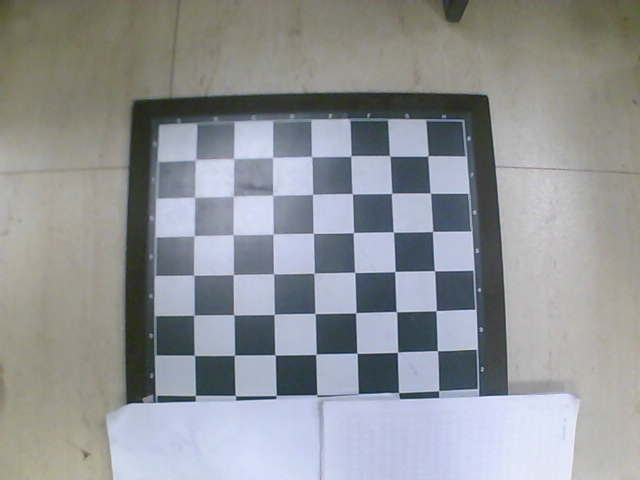
#> input picture camera_dist/pic/Cameras/Camera_1/img/10.jpg, 640 x 480 px; its folder holds only this picture in this run
$ python evaluate_row_col_distortion.py
#> lines starting #> are read from the running program, lines starting #| are printed output that depends on the picture; after the words box and inside, x2 and y2 are one past the last pixel; in counts of white or black regions, pixels touching at a corner belong together; long printed decimals are rounded
import os
import glob
import cv2
from calibrate_helper import Calibrator
import numpy as np
import math

#Camera_1: 方差变大的index:5,21,25  不可检测的图片index：15,16


def main(rel_index):

    #v1去畸之前的方差，v2去畸之后的方差
#> called with rel_index = 0
    v1 = 0
    v2 = 0

    # 论文中使用的是可视化样例fig7
    index = rel_index

    # [4 lines of commented-out code are left out]
    shape_inner_corner = (6,7)
    w, h = shape_inner_corner
    # img_dir = "./pic/My_img"
    img_dir = "./pic/Cameras/Camera_1/img"
    img_paths = []
    points_pixel = []
    col_len = []
    row_len = []
    for extension in ["jpg", "png", "jpeg"]:
        img_paths += glob.glob(os.path.join(img_dir, "*.{}".format(extension)))
    # assert len(img_paths), "No images for calibration found!"
    img = cv2.imread(img_paths[index])
#> img is the input picture: shape (480, 640, 3); mean B, G, R 151, 148, 145.3
    cv2.imshow("img",img)
    cv2.waitKey(10)
    gray_img = cv2.cvtColor(img, cv2.COLOR_BGR2GRAY)
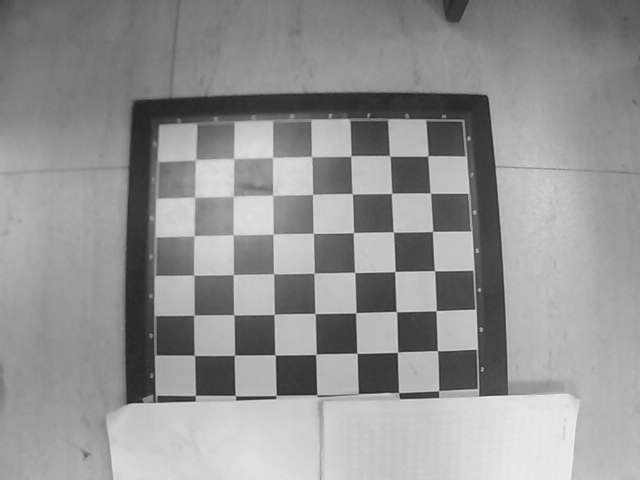
#> gray_img: shape (480, 640); min 26, max 243, mean 147.5
    # cv2.imshow("img",img)
    # cv2.waitKey(1000)
        # find the corners, cp_img: corner points in pixel space
    # ret, cp_img = cv2.findChessboardCorners(gray_img, (w, h), None)
    ret, cp_img = cv2.findChessboardCorners(gray_img, (w, h), flags=cv2.CALIB_CB_ADAPTIVE_THRESH + cv2.CALIB_CB_EXHAUSTIVE)
#> ret = True; cp_img = 42 rows, first 8: [427.9, 155.8], [430.3, 193.2], [432.5, 231.4], [434.6, 270.8], [436.1, 310.7], [437.4, 350.8], [389.8, 155.7], [391.8, 193.2]
        # if ret is True, save
    if ret:
        # cv2.cornerSubPix(gray_img, cp_img, (11,11), (-1,-1), criteria)
        points_pixel.append(cp_img)
        # view the corners
        cv2.drawChessboardCorners(img, (w, h), cp_img, ret)
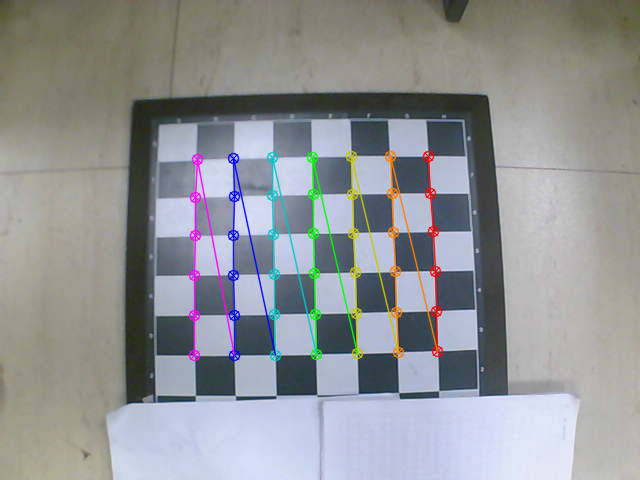
#> img: shape (480, 640, 3); 3.61% of pixels changed, all inside (x1, y1, x2, y2) = (188, 150, 444, 362)
        cv2.imshow('FoundCorners', img)
        cv2.waitKey(10)
    f_point = [0, 0]
    s_point = [0, 0]
    count = 0
    for i in range(w):
        for j in range(h):
            idx = j*6 + i
            if j == 0:
                f_point[0] = points_pixel[0][idx][0][0]
                f_point[1] = points_pixel[0][idx][0][1]
                continue
            s_point[0] = points_pixel[0][idx][0][0]
            s_point[1] = points_pixel[0][idx][0][1]
            tmp_len = math.sqrt((f_point[0]-s_point[0])*(f_point[0]-s_point[0])+(f_point[1]-s_point[1])*(f_point[1]-s_point[1]))
            row_len.append(tmp_len)
            f_point[0] = s_point[0]
            f_point[1] = s_point[1]
            count += 1
#> after the loop, count = 36; f_point = [194.3, 355.4]; row_len = 36 values, max 41.19 at index 32, min 36.66 at index 5, mean 39.76; s_point = [194.3, 355.4]

    f_point = [0, 0]
    s_point = [0, 0]
    for i in range(w*h):
        if (i+1)%w == 1:
            f_point[0] = points_pixel[0][i][0][0]
            f_point[1] = points_pixel[0][i][0][1]
            continue
        s_point[0] = points_pixel[0][i][0][0]
        s_point[1] = points_pixel[0][i][0][1]
        tmp_len = math.sqrt((f_point[0]-s_point[0])*(f_point[0]-s_point[0])+(f_point[1]-s_point[1])*(f_point[1]-s_point[1]))
        col_len.append(tmp_len)
        f_point[0] = s_point[0]
        f_point[1] = s_point[1]
#> this loop made 42 passes
#> tmp_len on passes 2, 3, 4, 5, 6, 8, 9, 10, 11, 12, 14, 15: 37.48, 38.25, 39.48, 39.95, 40.04, 37.54, 38.75, 39.46, 40.32, 40.48, 38.34, 38.85
#> after the loop, col_len = 35 values, max 40.84 at index 19, min 37.48 at index 0, mean 39.39

    print(len(row_len))
#| 36
    print(len(col_len))
#| 35

    e_row = 0
    for i in range(len(row_len)):
        e_row += row_len[i]
#> this loop made 36 passes
#> e_row on passes 1 to 12: 38.07, 76.77, 116.3, 155.5, 194.5, 231.2, 269.8, 309.1, 348.9, 389.6, 428, 467
#> after the loop, e_row = 1431.3
    e_row /= len(row_len)
#> e_row = 39.76

    e_col = 0
    for i in range(len(col_len)):
        e_col += col_len[i]
#> this loop made 35 passes
#> e_col on passes 1 to 12: 37.48, 75.73, 115.2, 155.2, 195.2, 232.7, 271.5, 311, 351.3, 391.8, 430.1, 468.9
#> after the loop, e_col = 1378.6
    e_col /= len(col_len)
#> e_col = 39.39

    v_row = 0
    for i in range(len(row_len)):
        v_row += (row_len[i]-e_row)*(row_len[i]-e_row)
#> this loop made 36 passes
#> v_row on passes 1 to 12: 2.86, 3.97, 4.02, 4.37, 4.85, 14.46, 15.84, 16.07, 16.08, 16.91, 18.61, 19.14
#> after the loop, v_row = 32.33
    v_row /= len(row_len)
#> v_row = 0.898

    v_col = 0
    for i in range(len(col_len)):
        v_col += (col_len[i]-e_col)*(col_len[i]-e_col)
#> this loop made 35 passes
#> v_col on passes 1 to 12: 3.62, 4.92, 4.93, 5.25, 5.67, 9.08, 9.49, 9.5, 10.37, 11.57, 12.66, 12.96
#> after the loop, v_col = 36.34
    v_col /= len(col_len)
#> v_col = 1.04

    print('e:', e_row)
#| e: 39.759
    print('v:', v_row)
#| v: 0.8981
    print('e:', e_col)
#| e: 39.388
    print('v:', v_col)
#| v: 1.038

    v1 = (v_row + v_col) / 2
#> v1 = 0.968

    # img_dir = "./pic/IR_camera_calib_img"
    # img_dir = "./pic/IR_dedistortion"
    # img_dir = "./pic/My_img_dedistortion"
    img_dir = "./pic/Cameras/Camera_1/img_dist"
    img_paths = []
    points_pixel = []
    row_len = []
    col_len = []
    for extension in ["jpg", "png", "jpeg"]:
        img_paths += glob.glob(os.path.join(img_dir, "*.{}".format(extension)))
#> (the run stopped early here; a loop or call above may not have finished)

$ run again, on camera_dist/pic/Cameras/Camera_1/img/2.jpg
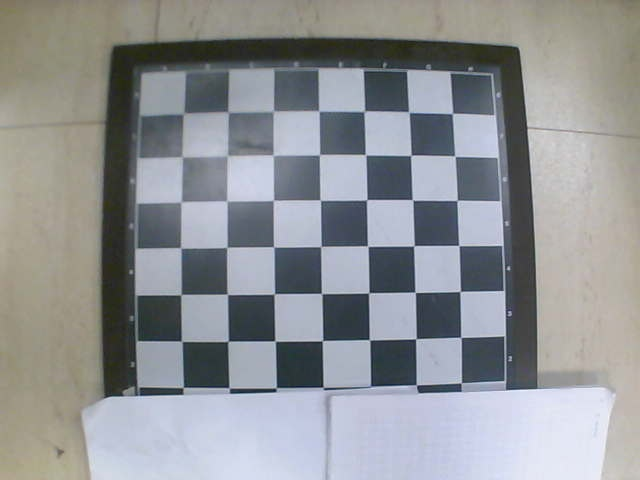
#> input picture camera_dist/pic/Cameras/Camera_1/img/2.jpg, 640 x 480 px
#> in main, img is the input picture: shape (480, 640, 3); mean B, G, R 149.2, 146.4, 143.9
#> in main, `gray_img = cv2.cvtColor(img, cv2.COLOR_BGR2GRAY)`:
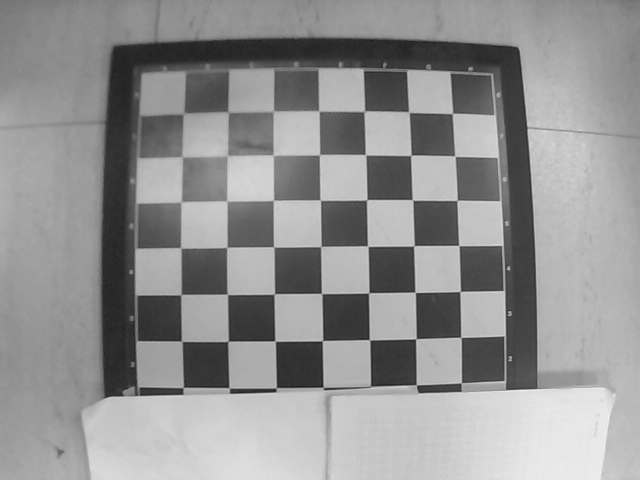
#> gray_img: shape (480, 640); min 22, max 248, mean 146
#> ret = True; cp_img = 42 rows, first 8: [452.3, 113.5], [454.9, 156.1], [457.1, 200.5], [458.8, 245.5], [460, 291.5], [460.8, 337.5], [408.7, 112.1], [411.1, 155.3]
#> in main, `cv2.drawChessboardCorners(img, (w, h), cp_img, ret)`:
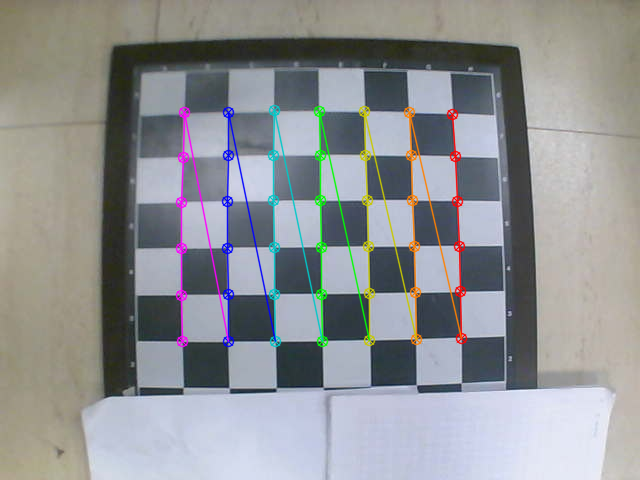
#> img: shape (480, 640, 3); 4.02% of pixels changed, all inside (x1, y1, x2, y2) = (175, 104, 468, 348)
#> after the loop in main, `for i in range(w):`: count = 36; f_point = [181.7, 341.3]; row_len = 36 values, max 47.33 at index 26, min 43.25 at index 5, mean 45.93; s_point = [181.7, 341.3]
#> the loop in main, `for i in range(w*h):` made 42 passes
#> tmp_len on passes 2, 3, 4, 5, 6, 8, 9, 10: 42.71, 44.42, 45.05, 45.97, 46.03, 43.28, 44.39, 46.19
#> after the loop in main, `for i in range(w*h):`: col_len = 35 values, max 47.34 at index 19, min 42.71 at index 0, mean 45.68
#| 36
#| 35
#> the loop in main, `for i in range(len(row_len)):` made 36 passes
#> e_row on passes 1 to 8: 43.55, 87.92, 133.3, 178.6, 224.7, 268, 311.8, 357.4
#> after the loop in main, `for i in range(len(row_len)):`: e_row = 1653.5
#> in main, `e_row /= len(row_len)`: e_row = 45.93
#> the loop in main, `for i in range(len(col_len)):` made 35 passes
#> e_col on passes 1 to 8: 42.71, 87.13, 132.2, 178.1, 224.2, 267.5, 311.9, 358
#> after the loop in main, `for i in range(len(col_len)):`: e_col = 1598.8
#> in main, `e_col /= len(col_len)`: e_col = 45.68
#> the loop in main, `for i in range(len(row_len)):` made 36 passes
#> v_row on passes 1 to 8: 5.67, 8.11, 8.4, 8.79, 8.83, 16.03, 20.68, 20.76
#> after the loop in main, `for i in range(len(row_len)):`: v_row = 44.42
#> in main, `v_row /= len(row_len)`: v_row = 1.23
#> the loop in main, `for i in range(len(col_len)):` made 35 passes
#> v_col on passes 1 to 8: 8.82, 10.41, 10.81, 10.89, 11.02, 16.76, 18.44, 18.7
#> after the loop in main, `for i in range(len(col_len)):`: v_col = 59.16
#> in main, `v_col /= len(col_len)`: v_col = 1.69
#| e: 45.930
#| v: 1.234
#| e: 45.681
#| v: 1.690
#> v1 = 1.46

$ run again, on camera_dist/pic/Cameras/Camera_1/img/21.jpg
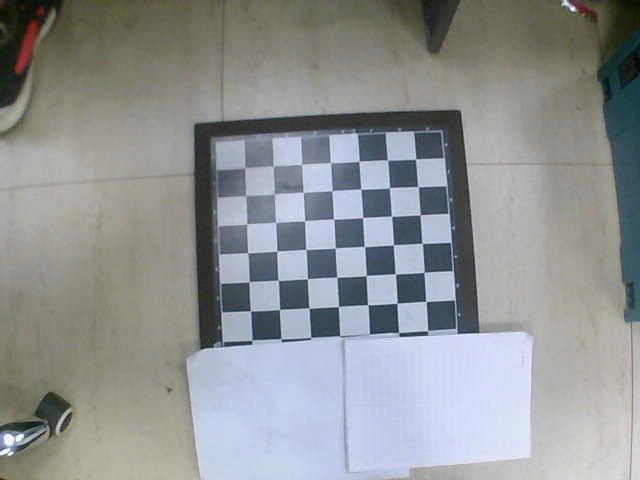
#> input picture camera_dist/pic/Cameras/Camera_1/img/21.jpg, 640 x 480 px
#> in main, img is the input picture: shape (480, 640, 3); mean B, G, R 147.3, 146.6, 144
#> in main, `gray_img = cv2.cvtColor(img, cv2.COLOR_BGR2GRAY)`:
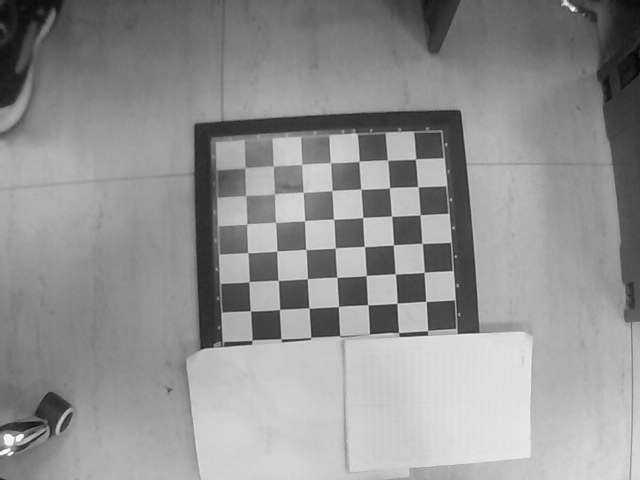
#> gray_img: shape (480, 640); min 5, max 254, mean 145.9
#> ret = True; cp_img = 42 rows, first 8: [415.3, 159.2], [418, 186.7], [420, 215], [422.3, 243.5], [423.9, 272.3], [425.9, 301.3], [387.5, 160.2], [389.5, 187.6]
#> in main, `cv2.drawChessboardCorners(img, (w, h), cp_img, ret)`:
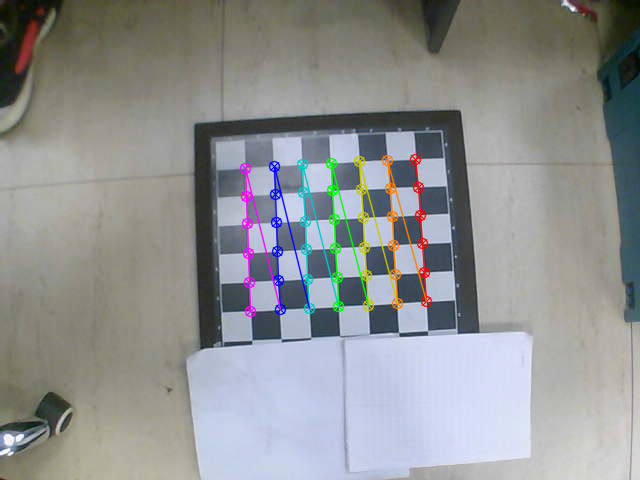
#> img: shape (480, 640, 3); 2.86% of pixels changed, all inside (x1, y1, x2, y2) = (239, 153, 433, 318)
#> after the loop in main, `for i in range(w):`: count = 36; f_point = [250.4, 310.8]; row_len = 36 values, max 29.68 at index 21, min 27.9 at index 0, mean 28.95; s_point = [250.4, 310.8]
#> the loop in main, `for i in range(w*h):` made 42 passes
#> tmp_len on passes 2, 3, 4, 5, 6, 8, 9, 10: 27.59, 28.41, 28.53, 28.86, 29.1, 27.52, 28.5, 28.87
#> after the loop in main, `for i in range(w*h):`: col_len = 35 values, max 29.71 at index 18, min 27.52 at index 5, mean 28.7
#| 36
#| 35
#> the loop in main, `for i in range(len(row_len)):` made 36 passes
#> e_row on passes 1 to 8: 27.9, 56.38, 84.89, 113.8, 142, 170.5, 199, 227.8
#> after the loop in main, `for i in range(len(row_len)):`: e_row = 1042.3
#> in main, `e_row /= len(row_len)`: e_row = 28.95
#> the loop in main, `for i in range(len(col_len)):` made 35 passes
#> e_col on passes 1 to 8: 27.59, 56, 84.52, 113.4, 142.5, 170, 198.5, 227.4
#> after the loop in main, `for i in range(len(col_len)):`: e_col = 1004.5
#> in main, `e_col /= len(col_len)`: e_col = 28.7
#> the loop in main, `for i in range(len(row_len)):` made 36 passes
#> v_row on passes 1 to 8: 1.1, 1.33, 1.52, 1.52, 2.06, 2.29, 2.46, 2.49
#> after the loop in main, `for i in range(len(row_len)):`: v_row = 5.67
#> in main, `v_row /= len(row_len)`: v_row = 0.157
#> the loop in main, `for i in range(len(col_len)):` made 35 passes
#> v_col on passes 1 to 8: 1.23, 1.32, 1.35, 1.37, 1.53, 2.92, 2.96, 2.99
#> after the loop in main, `for i in range(len(col_len)):`: v_col = 11.86
#> in main, `v_col /= len(col_len)`: v_col = 0.339
#| e: 28.952
#| v: 0.1574
#| e: 28.699
#| v: 0.3388
#> v1 = 0.248

$ run again, on camera_dist/pic/Cameras/Camera_1/img/24.jpg
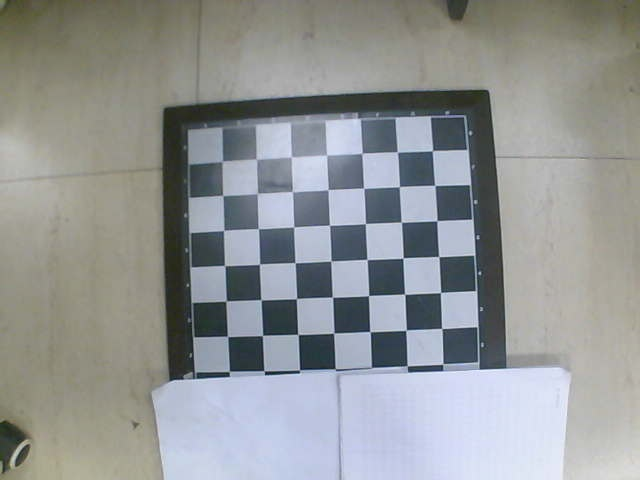
#> input picture camera_dist/pic/Cameras/Camera_1/img/24.jpg, 640 x 480 px
#> in main, img is the input picture: shape (480, 640, 3); mean B, G, R 149.2, 149.1, 146.1
#> in main, `gray_img = cv2.cvtColor(img, cv2.COLOR_BGR2GRAY)`:
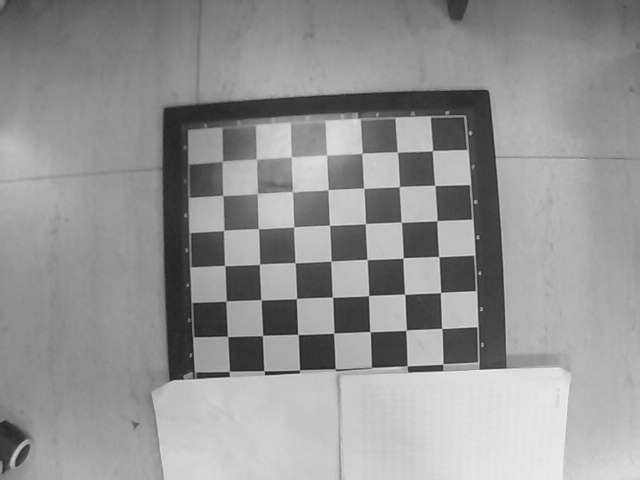
#> gray_img: shape (480, 640); min 19, max 241, mean 148.2
#> ret = True; cp_img = 42 rows, first 8: [432.3, 150.8], [435, 185.5], [436.9, 220.7], [438.8, 256.6], [440.6, 292.5], [441.7, 328.4], [397.3, 151.9], [399.4, 186.7]
#> in main, `cv2.drawChessboardCorners(img, (w, h), cp_img, ret)`:
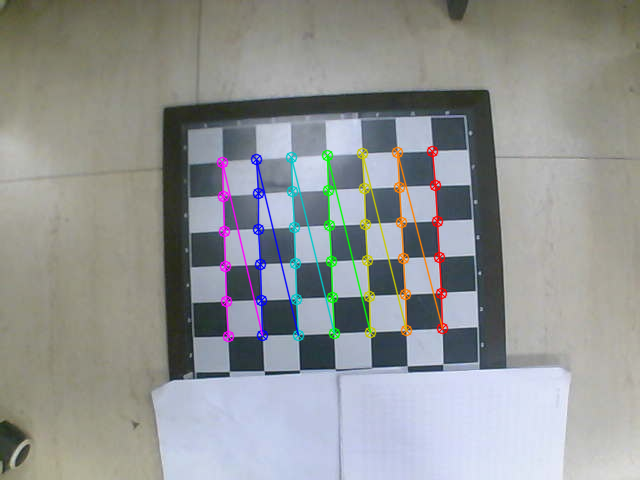
#> img: shape (480, 640, 3); 3.34% of pixels changed, all inside (x1, y1, x2, y2) = (216, 145, 449, 343)
#> after the loop in main, `for i in range(w):`: count = 36; f_point = [227.5, 336.4]; row_len = 36 values, max 36.34 at index 26, min 33.9 at index 5, mean 35.56; s_point = [227.5, 336.4]
#> the loop in main, `for i in range(w*h):` made 42 passes
#> tmp_len on passes 2, 3, 4, 5, 6, 8, 9, 10: 34.77, 35.3, 35.92, 36, 35.9, 34.83, 35.55, 35.88
#> after the loop in main, `for i in range(w*h):`: col_len = 35 values, max 36.3 at index 8, min 33.98 at index 30, mean 35.51
#| 36
#| 35
#> the loop in main, `for i in range(len(row_len)):` made 36 passes
#> e_row on passes 1 to 8: 35.06, 70.45, 105.4, 141.1, 176.7, 210.6, 246.2, 281.9
#> after the loop in main, `for i in range(len(row_len)):`: e_row = 1280
#> in main, `e_row /= len(row_len)`: e_row = 35.56
#> the loop in main, `for i in range(len(col_len)):` made 35 passes
#> e_col on passes 1 to 8: 34.77, 70.07, 106, 142, 177.9, 212.7, 248.3, 284.2
#> after the loop in main, `for i in range(len(col_len)):`: e_col = 1242.9
#> in main, `e_col /= len(col_len)`: e_col = 35.51
#> the loop in main, `for i in range(len(row_len)):` made 36 passes
#> v_row on passes 1 to 8: 0.244, 0.273, 0.588, 0.594, 0.594, 3.34, 3.35, 3.37
#> after the loop in main, `for i in range(len(row_len)):`: v_row = 10.39
#> in main, `v_row /= len(row_len)`: v_row = 0.289
#> the loop in main, `for i in range(len(col_len)):` made 35 passes
#> v_col on passes 1 to 8: 0.543, 0.589, 0.757, 0.996, 1.15, 1.61, 1.61, 1.75
#> after the loop in main, `for i in range(len(col_len)):`: v_col = 10.59
#> in main, `v_col /= len(col_len)`: v_col = 0.302
#| e: 35.557
#| v: 0.2886
#| e: 35.512
#| v: 0.3025
#> v1 = 0.296

$ run again, on camera_dist/pic/Cameras/Camera_1/img/12.jpg
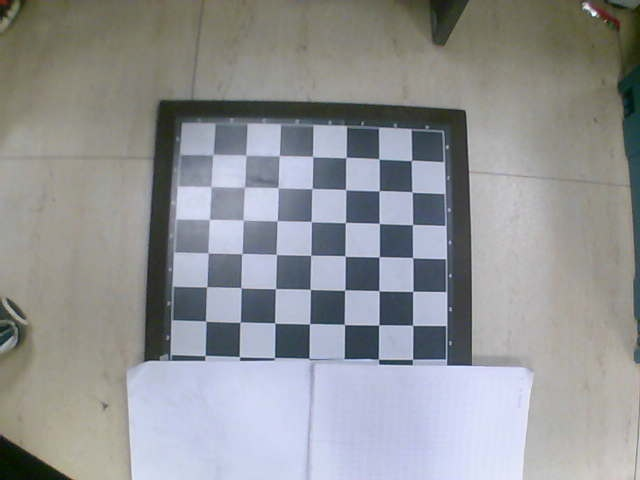
#> input picture camera_dist/pic/Cameras/Camera_1/img/12.jpg, 640 x 480 px
#> in main, img is the input picture: shape (480, 640, 3); mean B, G, R 149.5, 147.4, 145.6
#> in main, `gray_img = cv2.cvtColor(img, cv2.COLOR_BGR2GRAY)`:
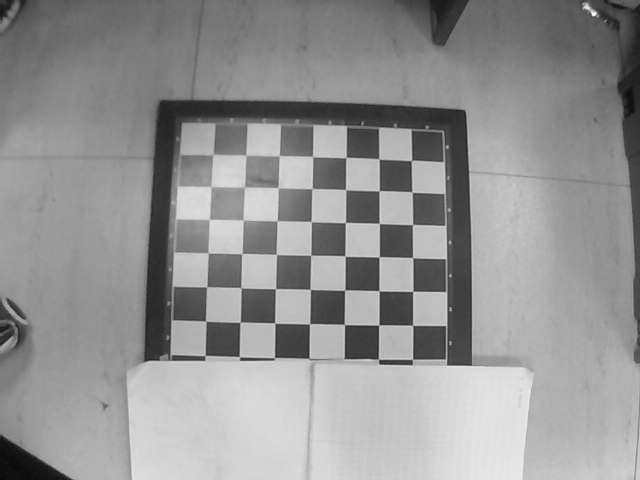
#> gray_img: shape (480, 640); min 10, max 251, mean 147.1
#> ret = True; cp_img = 42 rows, first 8: [411.4, 160.6], [411.9, 192], [412.7, 224.5], [412.5, 257.7], [412.7, 291.4], [412.5, 325.2], [379.1, 159], [379.1, 191]
#> in main, `cv2.drawChessboardCorners(img, (w, h), cp_img, ret)`:
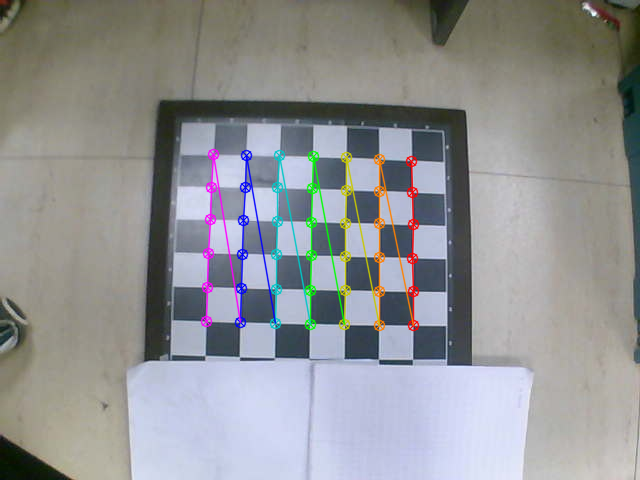
#> img: shape (480, 640, 3); 3.21% of pixels changed, all inside (x1, y1, x2, y2) = (200, 148, 420, 332)
#> after the loop in main, `for i in range(w):`: count = 36; f_point = [205.8, 321.1]; row_len = 36 values, max 34.87 at index 34, min 32.34 at index 0, mean 33.87; s_point = [205.8, 321.1]
#> the loop in main, `for i in range(w*h):` made 42 passes
#> tmp_len on passes 2, 3, 4, 5, 6, 8, 9, 10: 31.38, 32.51, 33.2, 33.74, 33.82, 32, 32.42, 33.41
#> after the loop in main, `for i in range(w*h):`: col_len = 35 values, max 34.6 at index 29, min 31.38 at index 0, mean 33.34
#| 36
#| 35
#> the loop in main, `for i in range(len(row_len)):` made 36 passes
#> e_row on passes 1 to 8: 32.34, 65.3, 98.91, 132.2, 165.7, 198, 230.9, 264.5
#> after the loop in main, `for i in range(len(row_len)):`: e_row = 1219.3
#> in main, `e_row /= len(row_len)`: e_row = 33.87
#> the loop in main, `for i in range(len(col_len)):` made 35 passes
#> e_col on passes 1 to 8: 31.38, 63.9, 97.1, 130.8, 164.7, 196.7, 229.1, 262.5
#> after the loop in main, `for i in range(len(col_len)):`: e_col = 1167
#> in main, `e_col /= len(col_len)`: e_col = 33.34
#> the loop in main, `for i in range(len(row_len)):` made 36 passes
#> v_row on passes 1 to 8: 2.34, 3.16, 3.22, 3.61, 3.74, 5.99, 6.99, 7.06
#> after the loop in main, `for i in range(len(row_len)):`: v_row = 16.96
#> in main, `v_row /= len(row_len)`: v_row = 0.471
#> the loop in main, `for i in range(len(col_len)):` made 35 passes
#> v_col on passes 1 to 8: 3.84, 4.53, 4.55, 4.71, 4.93, 6.74, 7.6, 7.6
#> after the loop in main, `for i in range(len(col_len)):`: v_col = 24.93
#> in main, `v_col /= len(col_len)`: v_col = 0.712
#| e: 33.868
#| v: 0.471
#| e: 33.344
#| v: 0.7124
#> v1 = 0.592
